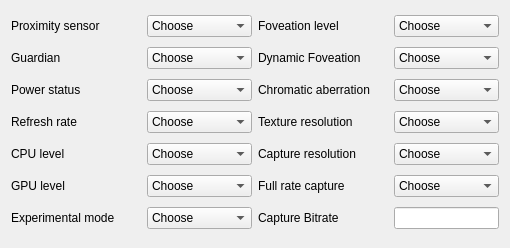
  <widget class="QWidget" name="">
   <property name="geometry">
    <rect>
     <x>34</x>
     <y>72</y>
     <width>494</width>
     <height>248</height>
    </rect>
   </property>
   <layout class="QGridLayout" name="gridLayout">
    <item row="0" column="0">
     <widget class="QLabel" name="label_5">
      <property name="minimumSize">
       <size>
        <width>130</width>
        <height>16</height>
       </size>
      </property>
      <property name="maximumSize">
       <size>
        <width>130</width>
        <height>16</height>
       </size>
      </property>
      <property name="text">
       <string>Proximity sensor</string>
      </property>
     </widget>
    </item>
    <item row="0" column="1">
     <widget class="QComboBox" name="proximityBox">
      <property name="minimumSize">
       <size>
        <width>105</width>
        <height>0</height>
       </size>
      </property>
      <property name="maximumSize">
       <size>
        <width>105</width>
        <height>16777215</height>
       </size>
      </property>
      <property name="toolTip">
       <string>&lt;html&gt;&lt;head/&gt;&lt;body&gt;&lt;p&gt;&lt;span style=&quot; font-family:'Libre Franklin','Arial','Helvetica','sans-serif'; font-size:18px; color:#363940; background-color:#ffffff;&quot;&gt;The proximity sensor is used to detect headset movement.  Deactivating this sensor prevents the headset from sleeping.&lt;/span&gt;&lt;/p&gt;&lt;/body&gt;&lt;/html&gt;</string>
      </property>
      <item>
       <property name="text">
        <string>Choose</string>
       </property>
      </item>
      <item>
       <property name="text">
        <string>Enable</string>
       </property>
      </item>
      <item>
       <property name="text">
        <string>Disable</string>
       </property>
      </item>
     </widget>
    </item>
    <item row="0" column="2">
     <widget class="QLabel" name="label_8">
      <property name="minimumSize">
       <size>
        <width>130</width>
        <height>16</height>
       </size>
      </property>
      <property name="maximumSize">
       <size>
        <width>130</width>
        <height>16</height>
       </size>
      </property>
      <property name="text">
       <string>Foveation level</string>
      </property>
     </widget>
    </item>
    <item row="0" column="3">
     <widget class="QComboBox" name="foveation2Box">
      <property name="minimumSize">
       <size>
        <width>105</width>
        <height>0</height>
       </size>
      </property>
      <property name="maximumSize">
       <size>
        <width>105</width>
        <height>16777215</height>
       </size>
      </property>
      <property name="toolTip">
       <string>&lt;html&gt;&lt;head/&gt;&lt;body&gt;&lt;p&gt;&lt;span style=&quot; font-family:'Libre Franklin','Arial','Helvetica','sans-serif'; font-size:18px; font-weight:300; color:#363940; background-color:#ffffff;&quot;&gt;Override the rendering quality in the outer edges of the display. Higher is better performance, lower is better quality.&lt;/span&gt;&lt;/p&gt;&lt;/body&gt;&lt;/html&gt;</string>
      </property>
      <item>
       <property name="text">
        <string>Choose</string>
       </property>
      </item>
      <item>
       <property name="text">
        <string>0</string>
       </property>
      </item>
      <item>
       <property name="text">
        <string>1</string>
       </property>
      </item>
      <item>
       <property name="text">
        <string>2</string>
       </property>
      </item>
      <item>
       <property name="text">
        <string>3</string>
       </property>
      </item>
      <item>
       <property name="text">
        <string>4</string>
       </property>
      </item>
     </widget>
    </item>
    <item row="1" column="0">
     <widget class="QLabel" name="label_6">
      <property name="minimumSize">
       <size>
        <width>130</width>
        <height>16</height>
       </size>
      </property>
      <property name="maximumSize">
       <size>
        <width>130</width>
        <height>16</height>
       </size>
      </property>
      <property name="text">
       <string>Guardian</string>
      </property>
     </widget>
    </item>
    <item row="1" column="1">
     <widget class="QComboBox" name="guardianBox">
      <property name="minimumSize">
       <size>
        <width>105</width>
        <height>0</height>
       </size>
      </property>
      <property name="maximumSize">
       <size>
        <width>105</width>
        <height>16777215</height>
       </size>
      </property>
      <property name="toolTip">
       <string>&lt;html&gt;&lt;head/&gt;&lt;body&gt;&lt;p&gt;&lt;span style=&quot; font-family:'Libre Franklin','Arial','Helvetica','sans-serif'; font-size:18px; font-weight:300; color:#363940; background-color:#ffffff;&quot;&gt;Used to disable the guardian boundary system&lt;/span&gt;&lt;/p&gt;&lt;/body&gt;&lt;/html&gt;</string>
      </property>
      <item>
       <property name="text">
        <string>Choose</string>
       </property>
      </item>
      <item>
       <property name="text">
        <string>Enable</string>
       </property>
      </item>
      <item>
       <property name="text">
        <string>Disable</string>
       </property>
      </item>
     </widget>
    </item>
    <item row="1" column="2">
     <widget class="QLabel" name="label_7">
      <property name="minimumSize">
       <size>
        <width>130</width>
        <height>16</height>
       </size>
      </property>
      <property name="maximumSize">
       <size>
        <width>130</width>
        <height>16</height>
       </size>
      </property>
      <property name="text">
       <string>Dynamic Foveation</string>
      </property>
     </widget>
    </item>
    <item row="1" column="3">
     <widget class="QComboBox" name="foveation1Box">
      <property name="minimumSize">
       <size>
        <width>105</width>
        <height>0</height>
       </size>
      </property>
      <property name="maximumSize">
       <size>
        <width>105</width>
        <height>16777215</height>
       </size>
      </property>
      <property name="toolTip">
       <string>&lt;html&gt;&lt;head/&gt;&lt;body&gt;&lt;p&gt;&lt;span style=&quot; font-family:'Libre Franklin','Arial','Helvetica','sans-serif'; font-size:18px; font-weight:300; color:#363940; background-color:#f0f0f0;&quot;&gt;Set to disabled to test an app with a fixed foveation level.&lt;/span&gt;&lt;/p&gt;&lt;/body&gt;&lt;/html&gt;</string>
      </property>
      <item>
       <property name="text">
        <string>Choose</string>
       </property>
      </item>
      <item>
       <property name="text">
        <string>Enable</string>
       </property>
      </item>
      <item>
       <property name="text">
        <string>Disable</string>
       </property>
      </item>
     </widget>
    </item>
    <item row="2" column="0">
     <widget class="QLabel" name="label">
      <property name="minimumSize">
       <size>
        <width>130</width>
        <height>0</height>
       </size>
      </property>
      <property name="maximumSize">
       <size>
        <width>130</width>
        <height>16777215</height>
       </size>
      </property>
      <property name="text">
       <string>Power status</string>
      </property>
     </widget>
    </item>
    <item row="2" column="1">
     <widget class="QComboBox" name="powerBox">
      <property name="minimumSize">
       <size>
        <width>105</width>
        <height>0</height>
       </size>
      </property>
      <property name="maximumSize">
       <size>
        <width>105</width>
        <height>16777215</height>
       </size>
      </property>
      <property name="toolTip">
       <string>&lt;html&gt;&lt;head/&gt;&lt;body&gt;&lt;p&gt;&lt;span style=&quot; font-family:'-apple-system','system-ui','Segoe UI Adjusted','Segoe UI','Liberation Sans','sans-serif'; font-size:15px; color:#0c0d0e; background-color:#ffffff;&quot;&gt;Change sleep status depending on connection type: USB,AC, or wireless. True enables for all types, false disables for all types.&lt;/span&gt;&lt;/p&gt;&lt;/body&gt;&lt;/html&gt;</string>
      </property>
      <item>
       <property name="text">
        <string>Choose</string>
       </property>
      </item>
      <item>
       <property name="text">
        <string>False</string>
       </property>
      </item>
      <item>
       <property name="text">
        <string>True</string>
       </property>
      </item>
      <item>
       <property name="text">
        <string>USB</string>
       </property>
      </item>
      <item>
       <property name="text">
        <string>AC</string>
       </property>
      </item>
      <item>
       <property name="text">
        <string>Wireless</string>
       </property>
      </item>
     </widget>
    </item>
    <item row="2" column="2">
     <widget class="QLabel" name="label_9">
      <property name="minimumSize">
       <size>
        <width>130</width>
        <height>16</height>
       </size>
      </property>
      <property name="maximumSize">
       <size>
        <width>130</width>
        <height>16</height>
       </size>
      </property>
      <property name="text">
       <string>Chromatic aberration</string>
      </property>
     </widget>
    </item>
    <item row="2" column="3">
     <widget class="QComboBox" name="chromaticBox">
      <property name="minimumSize">
       <size>
        <width>105</width>
        <height>0</height>
       </size>
      </property>
      <property name="maximumSize">
       <size>
        <width>105</width>
        <height>16777215</height>
       </size>
      </property>
      <property name="toolTip">
       <string>&lt;html&gt;&lt;head/&gt;&lt;body&gt;&lt;p&gt;&lt;span style=&quot; font-family:'Libre Franklin','Arial','Helvetica','sans-serif'; font-size:18px; font-weight:300; color:#363940; background-color:#f0f0f0;&quot;&gt;Chromatic aberration counters unwanted colors at the edges of objects caused by the lenses. Enabled by default.&lt;/span&gt;&lt;/p&gt;&lt;/body&gt;&lt;/html&gt;</string>
      </property>
      <item>
       <property name="text">
        <string>Choose</string>
       </property>
      </item>
      <item>
       <property name="text">
        <string>Enable</string>
       </property>
      </item>
      <item>
       <property name="text">
        <string>Disable</string>
       </property>
      </item>
     </widget>
    </item>
    <item row="3" column="0">
     <widget class="QLabel" name="label_2">
      <property name="minimumSize">
       <size>
        <width>130</width>
        <height>0</height>
       </size>
      </property>
      <property name="maximumSize">
       <size>
        <width>130</width>
        <height>16777215</height>
       </size>
      </property>
      <property name="text">
       <string>Refresh rate</string>
      </property>
     </widget>
    </item>
    <item row="3" column="1">
     <widget class="QComboBox" name="refreshBox">
      <property name="minimumSize">
       <size>
        <width>105</width>
        <height>0</height>
       </size>
      </property>
      <property name="maximumSize">
       <size>
        <width>105</width>
        <height>16777215</height>
       </size>
      </property>
      <property name="toolTip">
       <string>&lt;html&gt;&lt;head/&gt;&lt;body&gt;&lt;p&gt;&lt;span style=&quot; font-family:'Libre Franklin','Arial','Helvetica','sans-serif'; font-size:18px; font-weight:300; color:#363940; background-color:#f0f0f0;&quot;&gt;Override the default refresh rate of the screen. &lt;/span&gt;&lt;/p&gt;&lt;/body&gt;&lt;/html&gt;</string>
      </property>
      <item>
       <property name="text">
        <string>Choose</string>
       </property>
      </item>
      <item>
       <property name="text">
        <string>72</string>
       </property>
      </item>
      <item>
       <property name="text">
        <string>90</string>
       </property>
      </item>
      <item>
       <property name="text">
        <string>120</string>
       </property>
      </item>
     </widget>
    </item>
    <item row="3" column="2">
     <widget class="QLabel" name="label_12">
      <property name="minimumSize">
       <size>
        <width>130</width>
        <height>0</height>
       </size>
      </property>
      <property name="maximumSize">
       <size>
        <width>130</width>
        <height>16777215</height>
       </size>
      </property>
      <property name="toolTip">
       <string>&lt;html&gt;&lt;head/&gt;&lt;body&gt;&lt;p&gt;&lt;span style=&quot; font-family:'Libre Franklin','Arial','Helvetica','sans-serif'; font-size:18px; font-weight:300; color:#363940; background-color:#ffffff;&quot;&gt;Override the default texture resolution&lt;/span&gt;&lt;/p&gt;&lt;/body&gt;&lt;/html&gt;</string>
      </property>
      <property name="text">
       <string>Texture resolution</string>
      </property>
     </widget>
    </item>
    <item row="3" column="3">
     <widget class="QComboBox" name="textureBox">
      <property name="minimumSize">
       <size>
        <width>105</width>
        <height>0</height>
       </size>
      </property>
      <property name="maximumSize">
       <size>
        <width>105</width>
        <height>16777215</height>
       </size>
      </property>
      <property name="toolTip">
       <string>&lt;html&gt;&lt;head/&gt;&lt;body&gt;&lt;p&gt;&lt;span style=&quot; font-family:'-apple-system','system-ui','Segoe UI Adjusted','Segoe UI','Liberation Sans','sans-serif'; font-size:15px; color:#0c0d0e; background-color:#ffffff;&quot;&gt;Change the&lt;/span&gt;&lt;span style=&quot; font-family:'Noto Sans','Arial','sans-serif'; font-size:14px; color:#1c1c1c; background-color:#ffffff;&quot;&gt; default resolution setting at which the Quest headset renders apps&lt;/span&gt;&lt;/p&gt;&lt;/body&gt;&lt;/html&gt;</string>
      </property>
      <property name="editable">
       <bool>false</bool>
      </property>
      <item>
       <property name="text">
        <string>Choose</string>
       </property>
      </item>
      <item>
       <property name="text">
        <string>1536p</string>
       </property>
      </item>
      <item>
       <property name="text">
        <string>1440p</string>
       </property>
      </item>
     </widget>
    </item>
    <item row="4" column="0">
     <widget class="QLabel" name="label_3">
      <property name="minimumSize">
       <size>
        <width>130</width>
        <height>0</height>
       </size>
      </property>
      <property name="maximumSize">
       <size>
        <width>130</width>
        <height>16777215</height>
       </size>
      </property>
      <property name="text">
       <string>CPU level</string>
      </property>
     </widget>
    </item>
    <item row="4" column="1">
     <widget class="QComboBox" name="cpulevelBox">
      <property name="minimumSize">
       <size>
        <width>105</width>
        <height>0</height>
       </size>
      </property>
      <property name="maximumSize">
       <size>
        <width>105</width>
        <height>16777215</height>
       </size>
      </property>
      <property name="toolTip">
       <string>&lt;html&gt;&lt;head/&gt;&lt;body&gt;&lt;p&gt;&lt;span style=&quot; font-family:'Libre Franklin','Arial','Helvetica','sans-serif'; font-size:18px; font-weight:300; color:#363940; background-color:#ffffff;&quot;&gt;Override the default CPU level.&lt;/span&gt;&lt;/p&gt;&lt;/body&gt;&lt;/html&gt;</string>
      </property>
      <item>
       <property name="text">
        <string>Choose</string>
       </property>
      </item>
      <item>
       <property name="text">
        <string>0</string>
       </property>
      </item>
      <item>
       <property name="text">
        <string>1</string>
       </property>
      </item>
      <item>
       <property name="text">
        <string>2</string>
       </property>
      </item>
      <item>
       <property name="text">
        <string>3</string>
       </property>
      </item>
      <item>
       <property name="text">
        <string>4</string>
       </property>
      </item>
     </widget>
    </item>
    <item row="4" column="2">
     <widget class="QLabel" name="label_11">
      <property name="minimumSize">
       <size>
        <width>130</width>
        <height>0</height>
       </size>
      </property>
      <property name="maximumSize">
       <size>
        <width>130</width>
        <height>16777215</height>
       </size>
      </property>
      <property name="text">
       <string>Capture resolution</string>
      </property>
     </widget>
    </item>
    <item row="4" column="3">
     <widget class="QComboBox" name="resolutionBox">
      <property name="minimumSize">
       <size>
        <width>105</width>
        <height>0</height>
       </size>
      </property>
      <property name="maximumSize">
       <size>
        <width>105</width>
        <height>16777215</height>
       </size>
      </property>
      <property name="toolTip">
       <string>&lt;html&gt;&lt;head/&gt;&lt;body&gt;&lt;p&gt;Override the standard 1024x1024 recording resolution.&lt;/p&gt;&lt;/body&gt;&lt;/html&gt;</string>
      </property>
      <item>
       <property name="text">
        <string>Choose</string>
       </property>
      </item>
      <item>
       <property name="text">
        <string>480p</string>
       </property>
      </item>
      <item>
       <property name="text">
        <string>720p</string>
       </property>
      </item>
      <item>
       <property name="text">
        <string>1080p</string>
       </property>
      </item>
      <item>
       <property name="text">
        <string>Default</string>
       </property>
      </item>
     </widget>
    </item>
    <item row="5" column="0">
     <widget class="QLabel" name="label_4">
      <property name="minimumSize">
       <size>
        <width>130</width>
        <height>0</height>
       </size>
      </property>
      <property name="maximumSize">
       <size>
        <width>130</width>
        <height>16777215</height>
       </size>
      </property>
      <property name="text">
       <string>GPU level</string>
      </property>
     </widget>
    </item>
    <item row="5" column="1">
     <widget class="QComboBox" name="gpulevelBox">
      <property name="minimumSize">
       <size>
        <width>105</width>
        <height>0</height>
       </size>
      </property>
      <property name="maximumSize">
       <size>
        <width>105</width>
        <height>16777215</height>
       </size>
      </property>
      <property name="toolTip">
       <string>&lt;html&gt;&lt;head/&gt;&lt;body&gt;&lt;p&gt;&lt;span style=&quot; font-family:'Libre Franklin','Arial','Helvetica','sans-serif'; font-size:18px; font-weight:300; color:#363940; background-color:#ffffff;&quot;&gt;Override the default GPU level.&lt;/span&gt;&lt;/p&gt;&lt;/body&gt;&lt;/html&gt;</string>
      </property>
      <item>
       <property name="text">
        <string>Choose</string>
       </property>
      </item>
      <item>
       <property name="text">
        <string>0</string>
       </property>
      </item>
      <item>
       <property name="text">
        <string>1</string>
       </property>
      </item>
      <item>
       <property name="text">
        <string>2</string>
       </property>
      </item>
      <item>
       <property name="text">
        <string>3</string>
       </property>
      </item>
      <item>
       <property name="text">
        <string>4</string>
       </property>
      </item>
     </widget>
    </item>
    <item row="5" column="2">
     <widget class="QLabel" name="label_10">
      <property name="minimumSize">
       <size>
        <width>130</width>
        <height>16</height>
       </size>
      </property>
      <property name="maximumSize">
       <size>
        <width>130</width>
        <height>16</height>
       </size>
      </property>
      <property name="text">
       <string>Full rate capture</string>
      </property>
     </widget>
    </item>
    <item row="5" column="3">
     <widget class="QComboBox" name="ratecaptureBox">
      <property name="minimumSize">
       <size>
        <width>105</width>
        <height>0</height>
       </size>
      </property>
      <property name="maximumSize">
       <size>
        <width>105</width>
        <height>16777215</height>
       </size>
      </property>
      <property name="toolTip">
       <string>&lt;html&gt;&lt;head/&gt;&lt;body&gt;&lt;p&gt;&lt;span style=&quot; font-family:'Libre Franklin','Arial','Helvetica','sans-serif'; font-size:18px; font-weight:300; color:#363940; background-color:#ffffff;&quot;&gt;Used to enable / disable video capture at full refresh rate. It is half by default.&lt;/span&gt;&lt;/p&gt;&lt;/body&gt;&lt;/html&gt;</string>
      </property>
      <item>
       <property name="text">
        <string>Choose</string>
       </property>
      </item>
      <item>
       <property name="text">
        <string>Enable</string>
       </property>
      </item>
      <item>
       <property name="text">
        <string>Disable</string>
       </property>
      </item>
     </widget>
    </item>
    <item row="6" column="0">
     <widget class="QLabel" name="label_20">
      <property name="minimumSize">
       <size>
        <width>130</width>
        <height>0</height>
       </size>
      </property>
      <property name="maximumSize">
       <size>
        <width>130</width>
        <height>16777215</height>
       </size>
      </property>
      <property name="toolTip">
       <string>&lt;html&gt;&lt;head/&gt;&lt;body&gt;&lt;p&gt;&lt;span style=&quot; font-family:'Libre Franklin','Arial','Helvetica','sans-serif'; font-size:18px; font-weight:300; color:#363940; background-color:#ffffff;&quot;&gt;Override the default texture resolution&lt;/span&gt;&lt;/p&gt;&lt;/body&gt;&lt;/html&gt;</string>
      </property>
      <property name="text">
       <string>Experimental mode</string>
      </property>
     </widget>
    </item>
    <item row="6" column="1">
     <widget class="QComboBox" name="experBox">
      <property name="minimumSize">
       <size>
        <width>105</width>
        <height>0</height>
       </size>
      </property>
      <property name="maximumSize">
       <size>
        <width>105</width>
        <height>16777215</height>
       </size>
      </property>
      <property name="toolTip">
       <string>&lt;html&gt;&lt;head/&gt;&lt;body&gt;&lt;p&gt;&lt;span style=&quot; font-family:'-apple-system','system-ui','Segoe UI Adjusted','Segoe UI','Liberation Sans','sans-serif'; font-size:15px; color:#0c0d0e; background-color:#ffffff;&quot;&gt;Set experimental mode, allowing access to functions that may otherwise be innaccesible.&lt;/span&gt;&lt;/p&gt;&lt;/body&gt;&lt;/html&gt;</string>
      </property>
      <property name="editable">
       <bool>false</bool>
      </property>
      <item>
       <property name="text">
        <string>Choose</string>
       </property>
      </item>
      <item>
       <property name="text">
        <string>Enable</string>
       </property>
      </item>
      <item>
       <property name="text">
        <string>Disable</string>
       </property>
      </item>
     </widget>
    </item>
    <item row="6" column="2">
     <widget class="QLabel" name="label_25">
      <property name="minimumSize">
       <size>
        <width>100</width>
        <height>0</height>
       </size>
      </property>
      <property name="maximumSize">
       <size>
        <width>100</width>
        <height>16777215</height>
       </size>
      </property>
      <property name="text">
       <string>Capture Bitrate</string>
      </property>
     </widget>
    </item>
    <item row="6" column="3">
     <widget class="QLineEdit" name="captureBitrate">
      <property name="minimumSize">
       <size>
        <width>105</width>
        <height>0</height>
       </size>
      </property>
      <property name="maximumSize">
       <size>
        <width>105</width>
        <height>16777215</height>
       </size>
      </property>
      <property name="focusPolicy">
       <enum>Qt::ClickFocus</enum>
      </property>
      <property name="toolTip">
       <string>&lt;html&gt;&lt;head/&gt;&lt;body&gt;&lt;p&gt;&lt;span style=&quot; font-family:'Libre Franklin','Arial','Helvetica','sans-serif'; font-size:18px; font-weight:300; color:#363940; background-color:#ffffff;&quot;&gt;Override the default capture bitrate. &lt;/span&gt;&lt;/p&gt;&lt;/body&gt;&lt;/html&gt;</string>
      </property>
      <property name="text">
       <string/>
      </property>
      <property name="clearButtonEnabled">
       <bool>true</bool>
      </property>
     </widget>
    </item>
   </layout>
  </widget>
